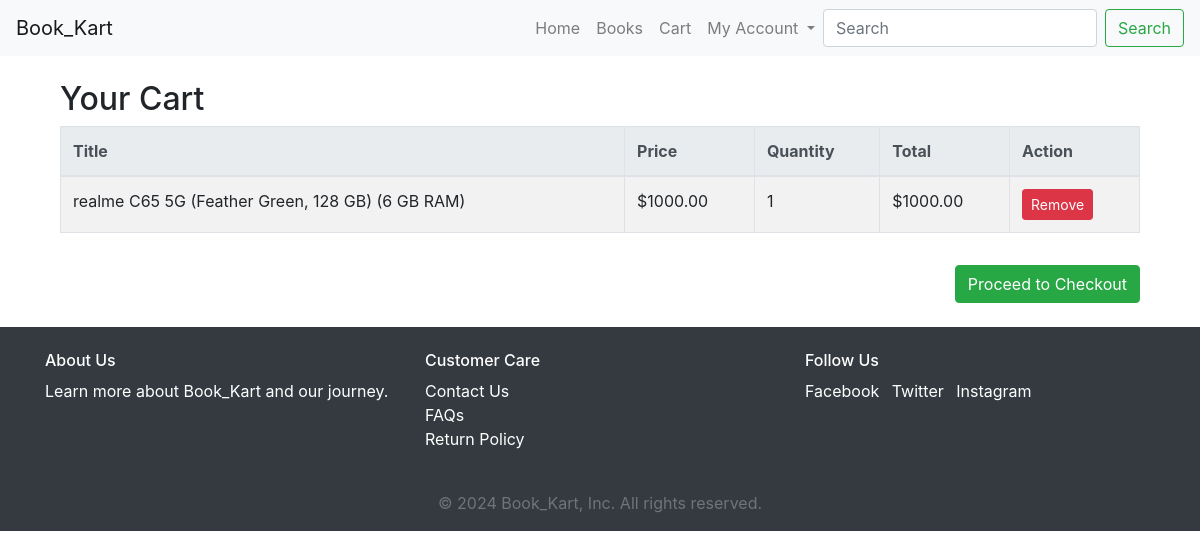
The app's page /cart/ (signed in) with its own data.
### books/models.py (models this page shows, shortened)
class CartItem(models.Model):
    cart = models.ForeignKey(Cart, on_delete=models.CASCADE)
    book = models.ForeignKey(Book, on_delete=models.CASCADE)
    quantity = models.PositiveIntegerField(default=1)
    @property
    def total_price(self):
        return self.book.price * self.quantity

class Book(models.Model):
    title = models.CharField(max_length=100)
    available = models.BooleanField(default=True)  # Add an available attribute
    description = models.TextField()
    price = models.DecimalField(max_digits=6, decimal_places=2)
    image = models.ImageField(upload_to='book_images/', blank=True, null=True)
    category = models.ForeignKey(Category, on_delete=models.SET_NULL, null=True)
    featured = models.BooleanField(default=False)
    created_at = models.DateTimeField(auto_now_add=True)

### books/views.py (the view)
# urls.py: path('cart/', views.view_cart, name='view_cart'),
@login_required
def view_cart(request):
    cart = Cart.objects.get(user=request.user)
    cart_items = CartItem.objects.filter(cart=cart)
    return render(request, 'books/cart.html', {'cart_items': cart_items})

### books/templates/books/cart.html (shortened to what this page needs)
{% extends 'books/base.html' %}
{% block content %}
<div class="container mt-4">
    <h2>Your Cart</h2>
    {% if cart_items %}
    <div class="table-responsive">
        <table class="table table-bordered table-striped">
            <thead class="thead-light">
                <tr>
                    <th>Title</th>
                    <th>Price</th>
                    <th>Quantity</th>
                    <th>Total</th>
                    <th>Action</th>
                </tr>
            </thead>
            <tbody>
                {% for item in cart_items %}
                <tr>
                    <td>{{ item.book.title }}</td>
                    <td>${{ item.book.price }}</td>
                    <td>{{ item.quantity }}</td>
                    <td>${{ item.total_price }}</td>
                    <td>
                        <a href="{% url 'remove_from_cart' item.book.id %}" class="btn btn-danger btn-sm">Remove</a>
                    </td>
                </tr>
                {% endfor %}
            </tbody>
        </table>
    </div>
    <div class="text-right mt-3">
        <a href="{% url 'checkout' %}" class="btn btn-success">Proceed to Checkout</a>
    </div>
    {% else %}
    <p>Your cart is empty.</p>
    {% endif %}
</div>
{% endblock %}

### records on screen
CartItem: book "realme C65 5G (Feather Green, 128 GB) (6 GB RAM)", book.price "1000.00", quantity "1", total_price "1000.00"
